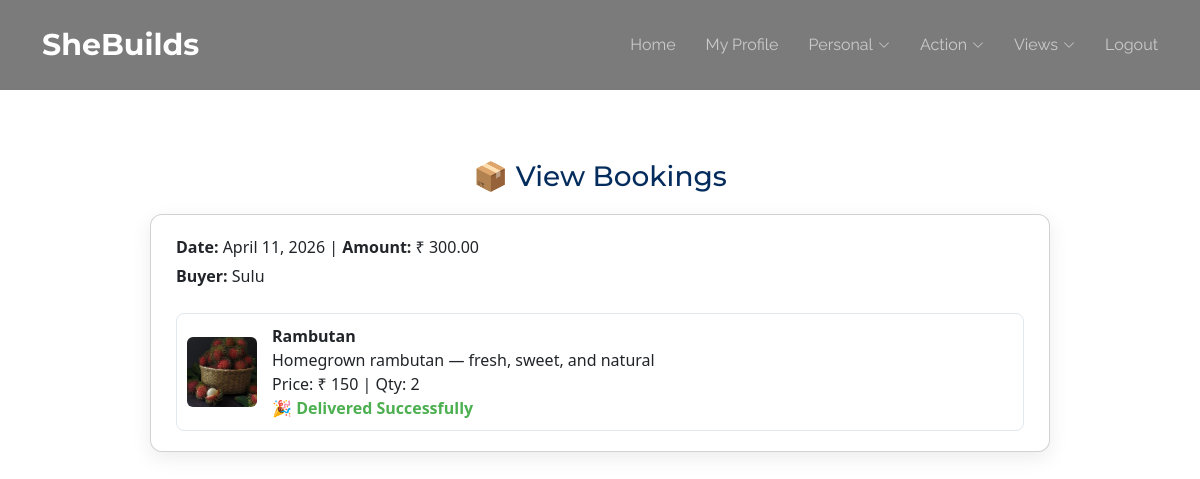
The app's page /Kudumbasree/ViewBooking/ (signed in) with its own data.
### User/models.py (models this page shows)
class tbl_booking(models.Model):
    booking_date=models.DateField(auto_now_add=True)
    booking_status=models.IntegerField(default=0)
    booking_amount=models.CharField(max_length=30)
    user=models.ForeignKey(tbl_user,on_delete=models.CASCADE)

class tbl_cart(models.Model):
    cart_quantity=models.IntegerField(default=1)
    cart_status=models.IntegerField(default=0)
    product=models.ForeignKey(tbl_product,on_delete=models.CASCADE)
    booking=models.ForeignKey(tbl_booking,on_delete=models.CASCADE)

### Guest/models.py (models this page shows)
class tbl_user(models.Model):
    user_name=models.CharField(max_length=30)
    user_email=models.CharField(max_length=30)
    user_contact=models.CharField(max_length=30)
    user_address=models.CharField(max_length=30)
    user_photo=models.FileField(upload_to="Assets/File/User")
    user_password=models.CharField(max_length=30)
    user_status=models.IntegerField(default=0)
    place=models.ForeignKey(tbl_place,on_delete=models.CASCADE)
    localplace=models.ForeignKey(tbl_localplace,on_delete=models.CASCADE,null=True)
    authorityward=models.ForeignKey(tbl_authorityward,on_delete=models.CASCADE)

### Kudumbasree/models.py (models this page shows)
class tbl_product(models.Model):
   product_name=models.CharField(max_length=30)
   product_details=models.CharField(max_length=30)
   product_price=models.CharField(max_length=30)
   product_file=models.FileField(upload_to="Assets/File/User")
   category=models.ForeignKey(tbl_category,on_delete=models.CASCADE)
   kudumbasree=models.ForeignKey(tbl_kudumbasree,on_delete=models.CASCADE)

### Kudumbasree/views.py (the view)
# urls.py: path('ViewBooking/',views.ViewBooking,name='ViewBooking'),
def ViewBooking(request):
    booking = tbl_booking.objects.filter(tbl_cart__product__kudumbasree=request.session['kid'],booking_status__gt=0)
    return render(request,'Kudumbasree/ViewBooking.html',{"booking":booking})

### Kudumbasree/Templates/Kudumbasree/ViewBooking.html (shortened to what this page needs)
{% extends 'Kudumbasree/Header.html' %}
{% block content %}
<div class="page-container">
    <h3>📦 View Bookings</h3>
    {% if booking %}
        {% for b in booking %}
        <div class="card profile-card">
            <div class="booking-header">
                <span><strong>Date:</strong> {{ b.booking_date }}</span> |
                <span><strong>Amount:</strong> ₹ {{ b.booking_amount }}</span>
            </div>
            <div class="booking-buyer">
                <strong>Buyer:</strong> {{ b.user.user_name }}
            </div>
            <div class="booking-products">
                {% for c in b.tbl_cart_set.all %}
                    {% if c.product.kudumbasree_id == request.session.kid %}
                    <div class="product-card">
                        <div class="product-image">
                            <img src="{{ c.product.product_file.url }}" alt="{{ c.product.product_name }}">
                        </div>
                        <div class="product-details">
                            <div><strong>{{ c.product.product_name }}</strong></div>
                            <div>{{ c.product.product_details }}</div>
                            <div>Price: ₹ {{ c.product.product_price }} | Qty: {{ c.cart_quantity }}</div>
                            <div class="product-action">
                                {% if c.cart_status == 2 %}
                                    <a href="{% url 'Kudumbasree:UpdateCartStatus' c.id 3 %}" class="btn btn-approve">📦 Mark as Packed</a>
                                {% elif c.cart_status == 3 %}
                                    <a href="{% url 'Kudumbasree:UpdateCartStatus' c.id 4 %}" class="btn btn-approve">🚚 Mark as Shipped</a>
                                {% elif c.cart_status == 4 %}
                                    <a href="{% url 'Kudumbasree:UpdateCartStatus' c.id 5 %}" class="btn btn-approve">📍 Mark as Out for Delivery</a>
                                {% elif c.cart_status == 5 %}
                                    <a href="{% url 'Kudumbasree:UpdateCartStatus' c.id 6 %}" class="btn btn-approve">✅ Mark as Delivered</a>
                                {% elif c.cart_status == 6 %}
                                    <span class="status-delivered">🎉 Delivered Successfully</span>
                                {% else %}
                                    <span class="status-pending">⏳ Waiting for Payment</span>
                                {% endif %}
                            </div>
                        </div>
                    </div>
                    {% endif %}
                {% endfor %}
            </div>
        </div>
        {% endfor %}
    {% else %}
        <p>No bookings found</p>
    {% endif %}
</div>
{% endblock content %}

### Guest/static/Main/assets/css/main.css (style rules this page uses)
:root { --default-font: "Roboto", system-ui, -apple-system, "Segoe UI", Roboto, "Helvetica Neue", Arial, "Noto Sans", "Liberation Sans", sans-serif, "Apple Color Emoji", "Segoe UI Emoji", "Segoe UI Symbol", "Noto Color Emoji"; --heading-font: "Montserrat", sans-serif; --nav-font: "Raleway", sans-serif; }
:root { --background-color: #ffffff; --default-color: #2b180d; --heading-color: #1b2f45; --accent-color: #56b8e6; --surface-color: #ffffff; --contrast-color: #ffffff; }
:root { --nav-color: rgba(255, 255, 255, 0.6); --nav-hover-color: #ffffff; --nav-mobile-background-color: #ffffff; --nav-dropdown-background-color: #ffffff; --nav-dropdown-color: #212529; --nav-dropdown-hover-color: #56b8e6; }
:root { scroll-behavior: smooth; }
body { color: var(--default-color); background-color: var(--background-color); font-family: var(--default-font); }
h1, h2, h3, h4, h5, h6 { color: var(--heading-color); font-family: var(--heading-font); }

### Kudumbasree/Templates/Kudumbasree/ViewBooking.html (style rules this page uses)
.page-container { max-width: 900px; margin: 30px auto; font-family: 'Segoe UI', Tahoma, Geneva, Verdana, sans-serif; }
h3 { text-align: center; color: #042c5c; margin-bottom: 20px; }
.card.profile-card { background: #fff; padding: 20px 25px; margin-bottom: 20px; border-radius: 12px; box-shadow: 0 6px 20px rgba(0,0,0,0.08); }
.booking-header { font-weight: 500; margin-bottom: 5px; }
.booking-buyer { margin-bottom: 10px; }
.status-delivered { color: #4caf50; font-weight: 600; }
.booking-products { display: flex; flex-direction: column; gap: 15px; }
.product-card { display: flex; gap: 15px; padding: 10px; border: 1px solid #e2e8f0; border-radius: 8px; align-items: center; }
.product-image img { width: 70px; height: 70px; border-radius: 6px; object-fit: cover; }
.product-details { flex-grow: 1; }

### records on screen
tbl_booking: booking_date "April 11, 2026", booking_amount "300.00", user.user_name "Sulu"
tbl_cart: product.product_file (picture), product.product_name "Rambutan", product.product_details "Homegrown rambutan — fresh, sweet, and natural", product.product_price "150", cart_quantity "2", cart_status "🎉 Delivered Successfully"
